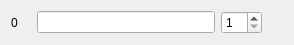
<?xml version="1.0" encoding="UTF-8"?>
<ui version="4.0">
 <class>DjSettings</class>
 <widget class="QWidget" name="DjSettings">
  <property name="geometry">
   <rect>
    <x>0</x>
    <y>0</y>
    <width>294</width>
    <height>45</height>
   </rect>
  </property>
  <property name="sizePolicy">
   <sizepolicy hsizetype="Fixed" vsizetype="Fixed">
    <horstretch>0</horstretch>
    <verstretch>0</verstretch>
   </sizepolicy>
  </property>
  <property name="minimumSize">
   <size>
    <width>0</width>
    <height>45</height>
   </size>
  </property>
  <property name="windowTitle">
   <string>Form</string>
  </property>
  <layout class="QHBoxLayout" name="horizontalLayout">
   <property name="topMargin">
    <number>9</number>
   </property>
   <property name="rightMargin">
    <number>32</number>
   </property>
   <property name="bottomMargin">
    <number>9</number>
   </property>
   <item>
    <widget class="QLabel" name="label">
     <property name="minimumSize">
      <size>
       <width>20</width>
       <height>0</height>
      </size>
     </property>
     <property name="text">
      <string>0</string>
     </property>
    </widget>
   </item>
   <item>
    <widget class="QLineEdit" name="lineEdit"/>
   </item>
   <item>
    <widget class="QSpinBox" name="spinBox">
     <property name="minimum">
      <number>1</number>
     </property>
     <property name="maximum">
      <number>10</number>
     </property>
    </widget>
   </item>
  </layout>
 </widget>
 <resources/>
 <connections/>
</ui>
